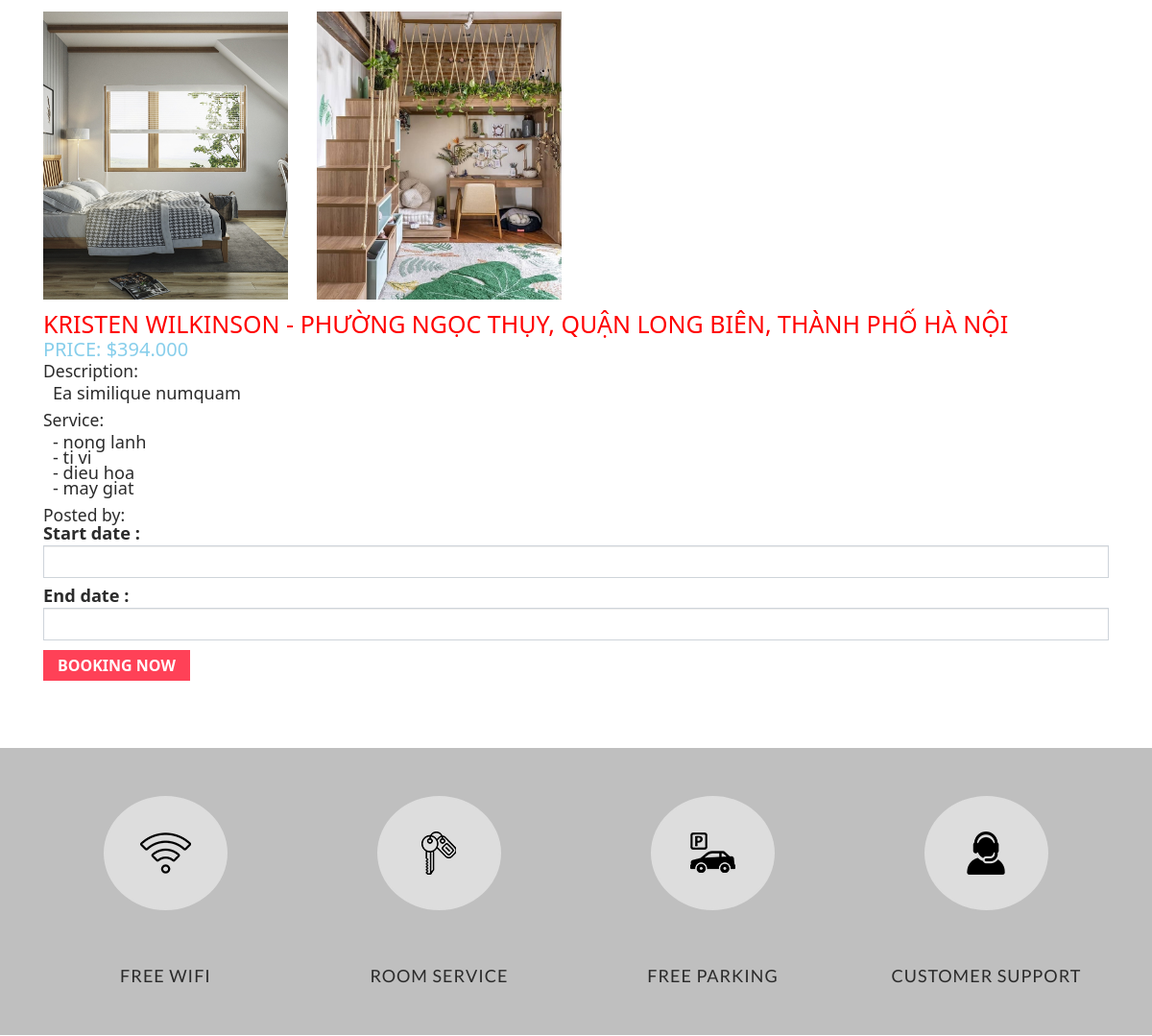
The page /?a=detailRoom&id=18 (signed in, middle part) on the database as committed earlier.
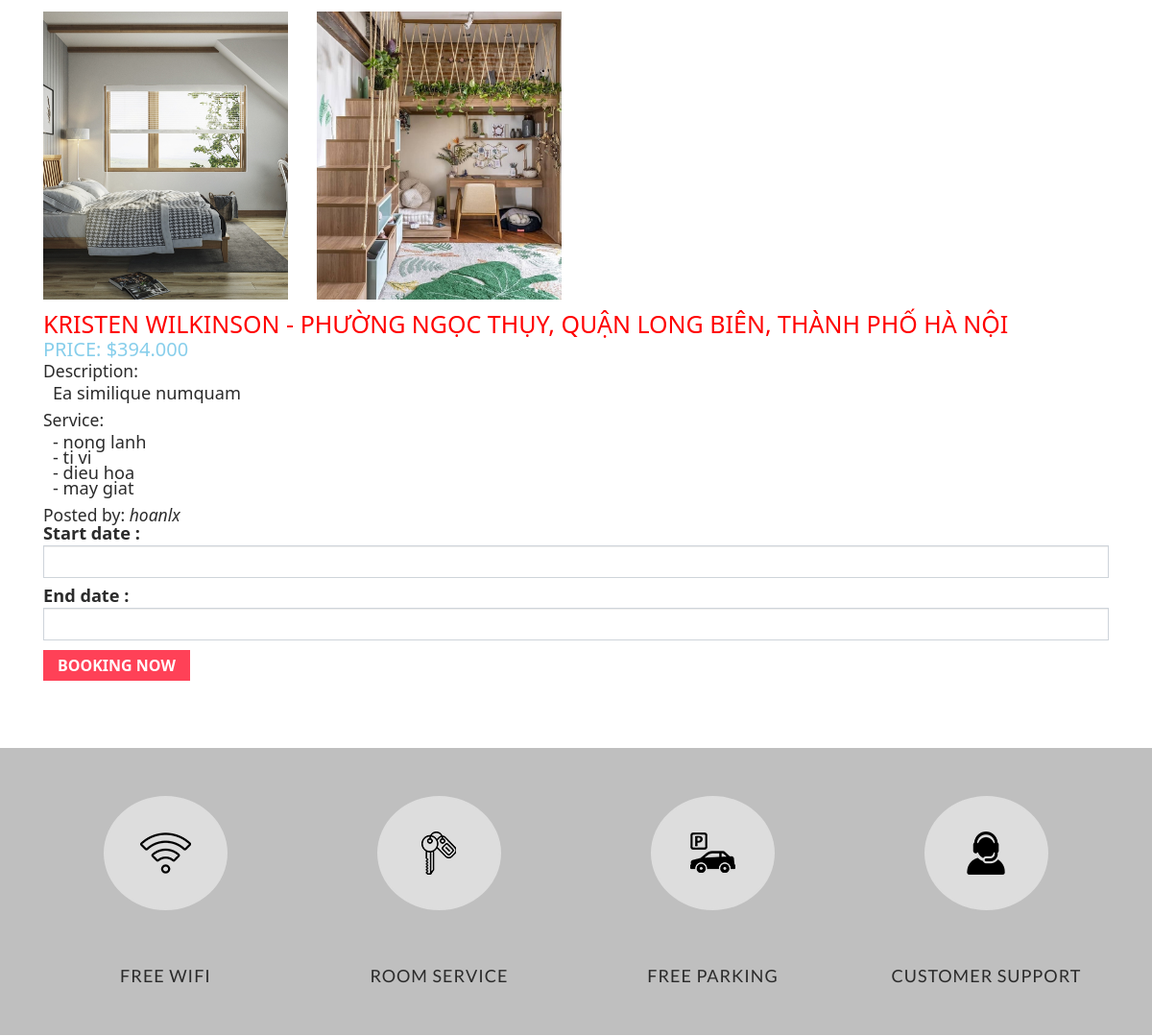
The same page on the database as committed later.
### tables this page shows
CREATE TABLE `rooms` (
  `id` int unsigned NOT NULL AUTO_INCREMENT,
  `name` varchar(255) NOT NULL,
  `acreage` int NOT NULL,
  `price` decimal(10,3) NOT NULL,
  `status` tinyint NOT NULL DEFAULT '1',
  `district_id` bigint unsigned NOT NULL,
  `province_id` bigint unsigned NOT NULL,
  `ward_id` bigint unsigned NOT NULL,
  `user_id` int unsigned NOT NULL,
  `description` text,
  `attribute` varchar(255) NOT NULL,
  PRIMARY KEY (`id`),
  KEY `fk1_room` (`district_id`),
  KEY `fk2_room` (`province_id`),
  KEY `fk3_room` (`ward_id`),
  KEY `fk4_room` (`attribute`),
  KEY `fkuser_room` (`user_id`),
  CONSTRAINT `fk1_room` FOREIGN KEY (`district_id`) REFERENCES `districts` (`id`) ON DELETE CASCADE ON UPDATE CASCADE,
  CONSTRAINT `fk2_room` FOREIGN KEY (`province_id`) REFERENCES `provinces` (`id`) ON DELETE CASCADE ON UPDATE CASCADE,
  CONSTRAINT `fk3_room` FOREIGN KEY (`ward_id`) REFERENCES `wards` (`id`) ON DELETE CASCADE ON UPDATE CASCADE,
  CONSTRAINT `fkuser_room` FOREIGN KEY (`user_id`) REFERENCES `users` (`id`) ON DELETE CASCADE ON UPDATE CASCADE
);

CREATE TABLE `wards` (
  `id` bigint unsigned NOT NULL AUTO_INCREMENT,
  `name` varchar(255) NOT NULL,
  `gso_id` varchar(255) NOT NULL,
  `district_id` bigint unsigned NOT NULL,
  `created_at` timestamp NULL DEFAULT NULL,
  `updated_at` timestamp NULL DEFAULT NULL,
  PRIMARY KEY (`id`),
  KEY `wards_district_id_foreign` (`district_id`),
  CONSTRAINT `wards_district_id_foreign` FOREIGN KEY (`district_id`) REFERENCES `districts` (`id`) ON DELETE CASCADE
);

CREATE TABLE `districts` (
  `id` bigint unsigned NOT NULL AUTO_INCREMENT,
  `name` varchar(255) NOT NULL,
  `gso_id` varchar(255) NOT NULL,
  `province_id` bigint unsigned NOT NULL,
  `created_at` timestamp NULL DEFAULT NULL,
  `updated_at` timestamp NULL DEFAULT NULL,
  PRIMARY KEY (`id`),
  KEY `districts_province_id_foreign` (`province_id`),
  CONSTRAINT `districts_province_id_foreign` FOREIGN KEY (`province_id`) REFERENCES `provinces` (`id`) ON DELETE CASCADE
);

CREATE TABLE `provinces` (
  `id` bigint unsigned NOT NULL AUTO_INCREMENT,
  `name` varchar(255) NOT NULL,
  `gso_id` varchar(255) NOT NULL,
  `created_at` timestamp NULL DEFAULT NULL,
  `updated_at` timestamp NULL DEFAULT NULL,
  PRIMARY KEY (`id`)
);

CREATE TABLE `attributes` (
  `id` int unsigned NOT NULL AUTO_INCREMENT,
  `name` varchar(255) NOT NULL,
  PRIMARY KEY (`id`)
);

CREATE TABLE `users` (
  `id` int unsigned NOT NULL AUTO_INCREMENT,
  `name` varchar(255) NOT NULL,
  `email` varchar(255) NOT NULL,
  `password` varchar(255) NOT NULL,
  `address` varchar(100) NOT NULL,
  `phone` varchar(255) DEFAULT NULL,
  `role` enum('0','1','2') NOT NULL DEFAULT '0',
  `created_at` timestamp NULL DEFAULT CURRENT_TIMESTAMP ON UPDATE CURRENT_TIMESTAMP,
  PRIMARY KEY (`id`),
  UNIQUE KEY `users_email_unique` (`email`)
);

### mvc/Core/Hooks.php (called while the page is built, shortened)
<?php
class Hooks
{
    public $conn;
    public function connectDB()
    {
        $obj = new DB;
        $this->conn = $obj->connect();
        return $this->conn;
    }
    public function view($view, $args = [])
    {
        extract($args);
        $path = str_replace('.', '/', $view);
        require_once("./mvc/views/$path.php");
        $content = ob_get_clean();
        return $content;
    }
    public function layout($layout)
    {
        require_once("./mvc/views/layout/$layout.php");
    }
    public function fetchOneInTable($table, $id)
    {
        $sql = "SELECT * FROM $table WHERE id = ? ";
        $stmt = $this->conn->prepare($sql);
        $stmt->execute([$id]);
        return $stmt->fetchAll(PDO::FETCH_ASSOC);
    }
    public function fetchInhWithParam($table, $params)
    {
        $sql = "SELECT * FROM $table WHERE id IN (" . implode(',', $params) . ")";
        $stmt = $this->conn->prepare($sql);
        $stmt->execute();
        return $stmt->fetchAll(PDO::FETCH_ASSOC);
    }
    public function getListRoomModel($condition = null)
    {
        if ($condition) {
            $sql = Helper::createQueryGet($condition);
        } else {
            $sql = Helper::createQueryGet();
        }
        $stmt = $this->conn->prepare($sql);
        $stmt->execute();
        return $stmt->fetchAll(PDO::FETCH_ASSOC);
    }
}

### mvc/Controllers/AdminController.php (called while the page is built, shortened)
<?php
class AdminController extends Hooks
{
  public function detailRoom()
  {
    $data = $this->getListRoomModel($_GET['id']);
    $infoUserPost = $this->fetchOneInTable('users', $data[0]['user_id']);
    $attr = $this->fetchInhWithParam('attributes', unserialize($data[0]['attribute']));
    $this->content = $this->view('Client.details', compact('data', 'attr', 'infoUserPost', 'bookings'));
    $this->layout('client');
  }
}

### mvc/Core/App.php (called while the page is built, shortened)
<?php
class App
{
    public function __construct($c = null)
    {
        $function = $_GET['a'] ?? 'index';
        $objController = new $controller();
        $objController->$function();
    }
}

### mvc/Middleware.php (called while the page is built, shortened)
<?php
require_once("./mvc/Core/DB.php");
require_once("./mvc/Core/Hooks.php");
require_once("./mvc/Helper/Helper.php");
require_once("./mvc/Core/App.php");
class MiddleWare extends Hooks
{
  public function __construct()
  {
    if (isset($_SESSION['login']['role'])) {
      switch ($_SESSION['login']['role']) {
        case '1':
          return new App('admin');
          break;
      };
    }
    return new App();
  }
}

### index.php (called while the page is built, shortened)
<?php
require_once('./mvc/Middleware.php');
new MiddleWare();

### mvc/Core/DB.php (called while the page is built)
<?php
class DB
{
  private $server_name = TFO_SERVER_NAME;
  private $database_name = TFO_DATABASE_NAME;
  private $user_name = TFO_USERNAME;
  private $password = TFO_PASSWORD;
  public function connect()
  {
    try {
      $conn = new PDO("mysql:host={$this->server_name}; dbname={$this->database_name}; charset=utf8", $this->user_name, $this->password);
      $conn->setAttribute(PDO::ATTR_ERRMODE, PDO::ERRMODE_EXCEPTION);
    } catch (PDOException $e) {
      die("Error: " . $e->getMessage());
    }
    return $conn;
  }
}

### mvc/Helper/Helper.php (called while the page is built, shortened)
<?php
class Helper
{
  public static function createQueryGet($condition = null)
  {
    $sql = "SELECT
      r.`id`,
      r.`name`,
      r.price,
      r.`status`,
      r.district_id,
      r.province_id,
      r.ward_id,
      r.user_id,
      r.acreage,
      r.attribute,
      r.description,
      GROUP_CONCAT(i.`path`) as paths,
      p.`name` AS province,
      d.`name` AS district,
      w.`name` AS ward
    FROM
      rooms r
    LEFT JOIN images i ON i.room_id = r.id
    JOIN provinces p ON r.province_id = p.id
    JOIN districts d ON r.district_id = d.id
    JOIN wards w ON r.ward_id = w.id
    GROUP BY  r.id ";
    if ($condition) $sql .= "	HAVING r.id = {$condition};";
    return $sql;
  }
}

### mvc/Views/Client/details.php (the view, shortened to what this page needs)
<?php $imgPaths = explode(',', $data[0]['paths']);
?>
<section class="gallery-block gallery-front">
  <div class="container">
    <div class="row">
      <?php foreach ($imgPaths as $path) { ?>
        <div class="col-lg-3 col-md-3 col-sm-3 col-xs-12">
          <div class="gallery-image">
            <img class="img-responsive" src="./public/uploads/<?php echo $path ?>">
          </div>
        </div>
      <?php } ?>
    </div>
  </div>
</section>
<div class="container">
  <div class="grid product">
    <div class="col-md-12  col-sm-12 col-xs-12  tfo-pd0">
      <h1 class="title"><?php echo "{$data[0]['name']} - {$data[0]['ward']}, {$data[0]['district']}, {$data[0]['province']} " ?></h1>
      <h2>Price: $<?php echo $data[0]['price'] ?></h2>
      <h3>Description:</h3>
      <div class="description-details">
        <p><?php echo $data[0]['description'] ?></p>
      </div>
      <h3>Service:</h3>
      <div class="attribute">
        <?php foreach ($attr as $value) { ?>
          <ul>
            <li>- <?php echo $value['name'] ?></li>
          </ul>
        <?php } ?>
      </div>
      <h3>Posted by: <i><?php echo $infoUserPost[0]['name'] ?></i></h3>
      <form action="?a=booking&id=<?php echo $data['0']['id'] ?>" method="POST">
        <div class="mb-3">
          <label for="start">Start date :</label>
          <input type="text" id="start" class="daterange form-control" name="start">
        </div>
        <div class="mb-3">
          <label for="end">End date :</label>
          <input type="text" id="end" class="daterange form-control" name="end">
        </div>
        <div class="text-left"><button type="submit" class="book-now-btn">Booking Now</button></div>
      </form>
    </div>
  </div>
</div>
<section class="service-block">
  <div class="bg-set-col">
    <div class="container">
      <div class="row">
        <div class="col-md-3 col-sm-3 col-xs-6 width-50">
          <div class="service-details text-center">
            <div class="service-image">
              <img alt="image" class="img-responsive" src="./public/temp/client/images/icons/wifi.png">
            </div>
            <h4><a>free wifi</a></h4>
          </div>
        </div>
        <div class="col-md-3 col-sm-3 col-xs-6 width-50">
          <div class="service-details text-center">
            <div class="service-image">
              <img alt="image" class="img-responsive" src="./public/temp/client/images/icons/key.png">
            </div>
            <h4><a>room service</a></h4>
          </div>
        </div>
        <div class="col-md-3 col-sm-3 col-xs-6 mt-25">
          <div class="service-details text-center">
            <div class="service-image">
              <img alt="image" class="img-responsive" src="./public/temp/client/images/icons/car.png">
            </div>
            <h4><a>free parking</a></h4>
          </div>
        </div>
        <div class="col-md-3 col-sm-3 col-xs-6 mt-25">
          <div class="service-details text-center">
            <div class="service-image">
              <img alt="image" class="img-responsive" src="./public/temp/client/images/icons/user.png">
            </div>
            <h4><a>customer support</a></h4>
          </div>
        </div>
      </div>
    </div>
  </div>
</section>

### mvc/Views/layout/client/headerClient.php (shortened to what this page needs)
<!DOCTYPE html>
<html lang="en">
<head>
  <link href="./public/temp/client/css/bootstrap.min.css" rel="stylesheet">
  <link rel="stylesheet" href="https://cdn.jsdelivr.net/npm/bootstrap@4.0.0/dist/css/bootstrap.min.css">
  <link href="./public/temp/client/font-awesome/css/font-awesome.min.css" rel="stylesheet" type="text/css" />
  <link href="./public/temp/client/css/style.css" rel="stylesheet">
  <link href="./public/css/styles-custom.css" rel="stylesheet">
  <link href="./public/temp/client/fonts/antonio-exotic/stylesheet.css" rel="stylesheet">
  <link href="./public/temp/client/css/lightbox.min.css" rel="stylesheet">
  <link href="./public/temp/client/css/responsive.css" rel="stylesheet">
  <link href="./public/css/styles-custom.css" rel="stylesheet">
  <link rel="stylesheet" href="https://cdn.jsdelivr.net/npm/daterangepicker/daterangepicker.css" />
</head>
<body>
  <div id="page">

### mvc/Views/layout/client.php (shortened to what this page needs)
<?php require_once('./mvc/views/layout/client/headerClient.php'); ?>
<main>
  <?php echo $this->content ?>
</main>
<?php require_once('./mvc/views/layout/client/footerClient.php'); ?>

### mvc/Views/layout/client/footerClient.php (shortened to what this page needs)
</div>
</body>
</html>

### public/temp/client/css/style.css (style rules this page uses)
html, body { height: 100%; margin: 0; padding: 0; }
body { background-color: #fff; color: #2b2b2b; font-family: 'Lato', sans-serif; font-size: 14px; line-height: 16px; min-width: 320px; width: 100%; }
* { margin: 0; padding: 0; }
h1, h2, h3, h4, h5, h6, p { margin: 0 }
html, html a { -webkit-font-smoothing: antialiased; text-shadow: 1px 1px 1px rgba(0, 0, 0, 0.004); }
a, button { text-decoration: none; cursor: pointer; }
a { color: #2b2b2b; }
a, a:hover, a:focus, button:hover, button:focus { outline: 0 none !important; text-decoration: none; }
ul { margin: 0; padding: 0; }
#page { overflow: hidden; }
.service-block, .gallery-block, .vacation-offer-block, .resort-overview-block, .blog-block, .blog-block-slider, .about-block, .contact-block, .blog { padding: 70px 0 0 0; }
.book-now-btn { background: #ff4157 none repeat scroll 0 0; border: medium none; color: #fff; font-size: 16px; font-weight: 700; letter-spacing: 0; padding: 8px 15px; text-transform: uppercase; }
.service-image { border: 2px solid #ddd; border-radius: 50%; display: inline-block; padding: 35px; background: #ddd; }
.service-details h4 { font-size: 18px; font-weight: 500; letter-spacing: 1px; margin-top: 55px; text-transform: uppercase; }
.gallery-front .gallery-image { position: relative; max-width: 263px; margin-right: auto; margin-left: auto; }
.gallery-image img { margin-left: auto; margin-right: auto; }
.bg-set-col { background: rgba(0, 0, 0, 0.25); padding: 50px 0; }
.form-control { border-radius: 0; }

### public/css/styles-custom.css (style rules this page uses)
* { padding: 0; margin: 0; }
h2 { text-transform: uppercase; color: skyblue; }
[type='submit'] { display: block; }
.gallery-image { width: 100%; height: 100%; padding: 10px 0px; }
.gallery-image img { width: 100%; height: 100%; object-fit: cover; }
.tfo-pd0 { padding: 0; font-size: 1.3em; font-family: 'Segoe UI', Tahoma, Geneva, Verdana, sans-serif; }
li { list-style: none; }
.attribute, .description-details { padding: 4px 0px 10px 10px; }
.title { color: red; text-transform: uppercase; }

Rows that differ between the two databases and show on the page:
now on this page (row edited): users: name "hoanlx"
